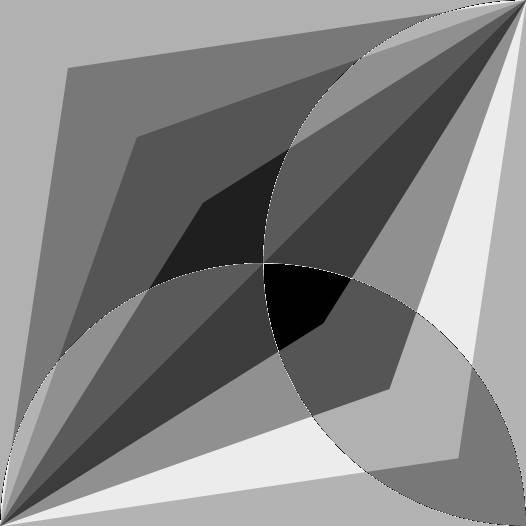

Python code for this plot:
# Bibliotecas externas:
import numpy as np
from PIL import Image

def load_image(file_path):
    """
    Função para carregar a imagem a partir do caminho do arquivo.
    """
    img = Image.open(file_path)  # Abre a imagem usando a biblioteca PIL
    return img  # Retorna a imagem carregada

def save_image(image, file_path):
    """
    Função para salvar a imagem em um arquivo externo.
    """
    image.save(file_path)  # Salva a imagem no caminho especificado

def get_pixels(image):
    """
    Função para obter os pixels da imagem.
    """
    pixels = np.array(image)  # Converte a imagem para um array numpy
    return pixels  # Retorna o array de pixels

def set_pixels(pixels):
    """
    Função para definir os pixels em uma imagem.
    """
    image = Image.fromarray(pixels.astype('uint8'))  # Converte o array de volta para uint8 e cria uma imagem
    return image  # Retorna a imagem criada a partir dos pixels

def rgb_to_gray(image):
    """
    Função para transformar a imagem em escala de cinza.
    """
    gray_image = image.convert('L')  # Converte a imagem para escala de cinza
    return gray_image  # Retorna a imagem em escala de cinza

def subtract(matrix1, matrix2):
    """
    Função para subtrair duas matrizes de pixels.
    Se a subtração de dois pixels resultar em um valor menor que 0, será truncado para 0.
    """
    # Verifica se as matrizes possuem o mesmo tamanho:
    if matrix1.shape != matrix2.shape:
        raise ValueError("As matrizes devem ter o mesmo tamanho.")

    # Cria uma matriz vazia com o mesmo tamanho das matrizes de entrada:
    result = np.zeros_like(matrix1)

    # Percorre cada elemento das matrizes e realiza a operação de subtração:
    for i in range(matrix1.shape[0]):
        for j in range(matrix1.shape[1]):
            subtracao = matrix1[i, j] - matrix2[i, j]
            if subtracao < 0:
                subtracao = 0  # Se a subtração for negativa, ajusta para o mínimo permitido (0)
            result[i, j] = subtracao  # Atribui o valor da subtração ao resultado

    # Retorna a matriz resultado:
    return result

if __name__ == '__main__':
    # Caminhos para as imagens de entrada:
    image_path1 = "/home/andre/processamento_de_imagens_2024-2/2/8.png"
    image_path2 = "/home/andre/processamento_de_imagens_2024-2/2/12.png"
    
    # Carrega as imagens:
    image1 = load_image(image_path1)
    image2 = load_image(image_path2)

    # Converte as imagens para escala de cinza (se necessário):
    gray_image1 = rgb_to_gray(image1)
    gray_image2 = rgb_to_gray(image2)

    # Obtém os pixels das imagens:
    pixels1 = get_pixels(gray_image1)
    pixels2 = get_pixels(gray_image2)

    # Chama a função de subtração:
    matrix_subtract = subtract(pixels1, pixels2)

    # Cria uma nova imagem com o resultado da subtração:
    subtracted_image = set_pixels(matrix_subtract)

    # Caminho para salvar a imagem resultante:
    output_image_path = "/home/andre/processamento_de_imagens_2024-2/2/subtracao.png"

    # Salva a nova imagem resultado:
    save_image(subtracted_image, output_image_path)
